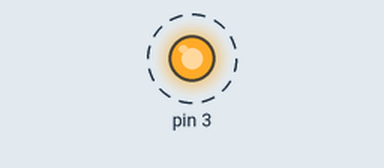
A program run on a simulated Raspberry Pi (header pin numbers). On the bench: output pins drawn as LEDs (lit = HIGH). Dashed ring = blinking.

Above: at 0.5 s.
Timing chart, 0 to 4.6 s (numbered marks = the images above):
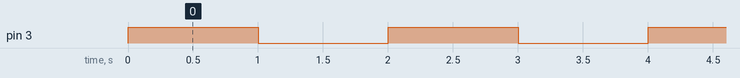

Measured:
- by itself, pin 3: alternates HIGH for 1.0 s and LOW for 1.0 s

The program:

ledblink.py
```python
import RPi.GPIO as GPIO
import time
GPIO.setwarnings(False)
GPIO.setmode(GPIO.BOARD)
GPIO.setup(3,GPIO.OUT)     #Define pin 3 as an output pin

while True:
    try:
        GPIO.output(3,1)   #Outputs digital HIGH signal (5V) on pin 3
        time.sleep(1)      #Time delay of 1 second

        GPIO.output(3,0)   #Outputs digital LOW signal (0V) on pin 3
        time.sleep(1)      #Time delay of 1 second

    except KeyboardInterrupt:
            print "Stopping..."
            break

GPIO.cleanup()
```
